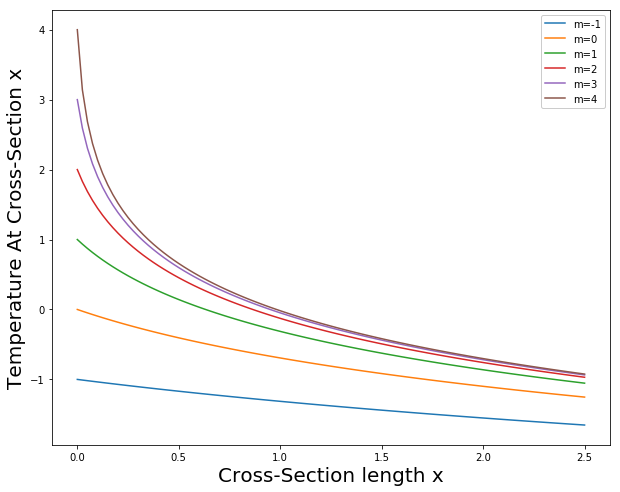

Write Python code to recreate this figure.
# -*- coding: utf-8 -*-
"""
Created on Mon Apr  9 17:11:56 2018

@author: Jiaqi Li
"""

from scipy import *
import scipy.integrate
from matplotlib.pyplot import *
from numpy import *

def system(X,t):
    #The differential equations are:
    #
    #    dtheta
    #    --     = u = -e^(theta)*x + constant
    #    dx
    #
    #    du
    #    --     = -e^(theta)
    #    dx
    u = X[0]
    theta = X[1]
    return array([u, -exp(theta)])

x = linspace(0,2.5,101)
m = [-1,0,1,2,3,4]

def M(m):
    #I do not know about the initial condition for u
    #Temporary set u = 0 at m = -1,0,1,2,3,4
    x0 = array([0,m])
    x_hat = scipy.integrate.odeint(system, x0, x)
    return x_hat

figure(1, figsize = (10,8))
plot(x,M(m[0])[:,1])
plot(x,M(m[1])[:,1])
plot(x,M(m[2])[:,1])
plot(x,M(m[3])[:,1])
plot(x,M(m[4])[:,1])
plot(x,M(m[5])[:,1])
xlabel('Cross-Section length x',fontsize = 20)
ylabel('Temperature At Cross-Section x',fontsize = 20)
legend(['m=-1','m=0','m=1','m=2','m=3','m=4'],loc=0,framealpha=1)

for i in range(101):
    if (M(m[5])[i,1] < 1.10 and M(m[5])[i,1] > 1):
        n = i
        print('At m=4 : %d' %(n+1))

L = 2*n*2.5/100

print(L)
